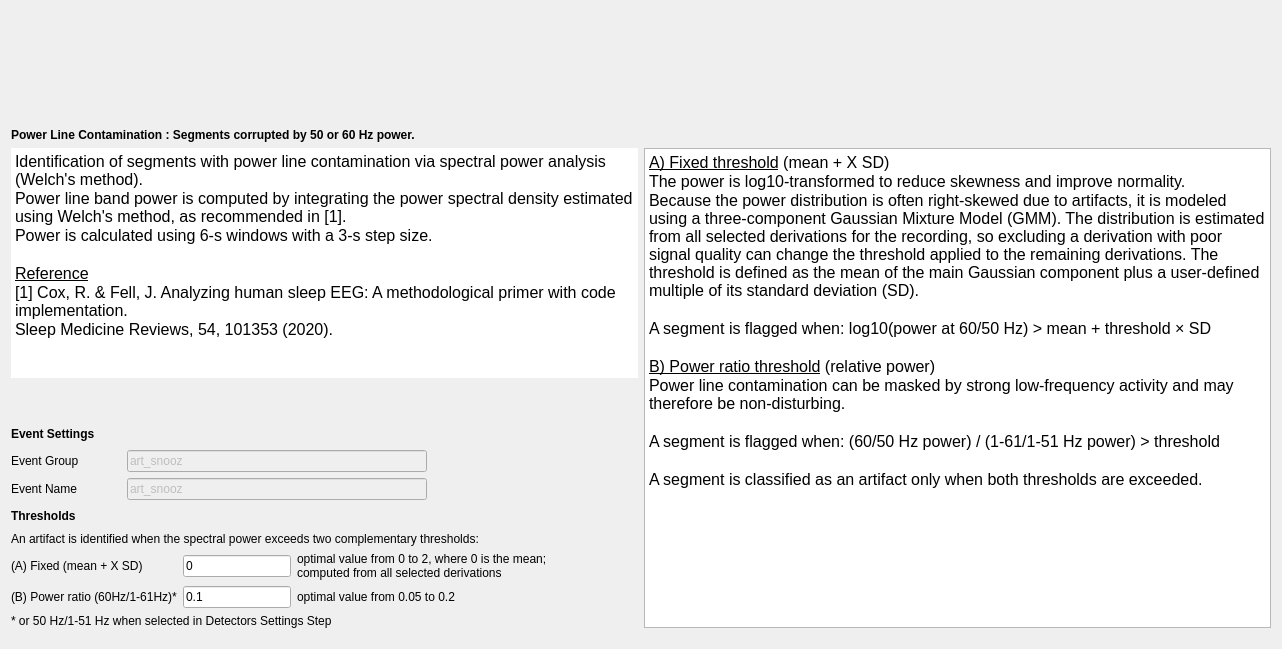
<?xml version="1.0" encoding="UTF-8"?>
<ui version="4.0">
 <class>PowerLineStep</class>
 <widget class="QWidget" name="PowerLineStep">
  <property name="geometry">
   <rect>
    <x>0</x>
    <y>0</y>
    <width>1282</width>
    <height>649</height>
   </rect>
  </property>
  <property name="windowTitle">
   <string>Form</string>
  </property>
  <layout class="QVBoxLayout" name="verticalLayout_4">
   <item>
    <widget class="QWidget" name="imageWidget" native="true">
     <property name="sizePolicy">
      <sizepolicy hsizetype="Expanding" vsizetype="Expanding">
       <horstretch>0</horstretch>
       <verstretch>0</verstretch>
      </sizepolicy>
     </property>
     <property name="minimumSize">
      <size>
       <width>0</width>
       <height>100</height>
      </size>
     </property>
     <layout class="QHBoxLayout" name="horizontalLayout">
      <item>
       <widget class="QLabel" name="label_10">
        <property name="sizePolicy">
         <sizepolicy hsizetype="Expanding" vsizetype="Preferred">
          <horstretch>0</horstretch>
          <verstretch>0</verstretch>
         </sizepolicy>
        </property>
        <property name="minimumSize">
         <size>
          <width>0</width>
          <height>0</height>
         </size>
        </property>
        <property name="maximumSize">
         <size>
          <width>16777215</width>
          <height>16777215</height>
         </size>
        </property>
        <property name="text">
         <string/>
        </property>
        <property name="scaledContents">
         <bool>true</bool>
        </property>
        <property name="alignment">
         <set>Qt::AlignmentFlag::AlignCenter</set>
        </property>
       </widget>
      </item>
     </layout>
    </widget>
   </item>
   <item>
    <widget class="QLabel" name="label_9">
     <property name="sizePolicy">
      <sizepolicy hsizetype="Preferred" vsizetype="Fixed">
       <horstretch>0</horstretch>
       <verstretch>0</verstretch>
      </sizepolicy>
     </property>
     <property name="font">
      <font>
       <italic>false</italic>
       <bold>false</bold>
      </font>
     </property>
     <property name="text">
      <string>&lt;html&gt;&lt;head/&gt;&lt;body&gt;&lt;p&gt;&lt;span style=&quot; font-weight:600;&quot;&gt;Power Line Contamination : Segments corrupted by 50 or 60 Hz power.&lt;/span&gt;&lt;/p&gt;&lt;/body&gt;&lt;/html&gt;</string>
     </property>
    </widget>
   </item>
   <item>
    <layout class="QHBoxLayout" name="horizontalLayout_4">
     <item>
      <layout class="QVBoxLayout" name="verticalLayout_3">
       <item>
        <widget class="QTextEdit" name="description_textEdit">
         <property name="sizePolicy">
          <sizepolicy hsizetype="Expanding" vsizetype="Expanding">
           <horstretch>0</horstretch>
           <verstretch>0</verstretch>
          </sizepolicy>
         </property>
         <property name="minimumSize">
          <size>
           <width>0</width>
           <height>230</height>
          </size>
         </property>
         <property name="maximumSize">
          <size>
           <width>16777215</width>
           <height>16777215</height>
          </size>
         </property>
         <property name="autoFillBackground">
          <bool>true</bool>
         </property>
         <property name="styleSheet">
          <string notr="true"/>
         </property>
         <property name="frameShape">
          <enum>QFrame::Shape::NoFrame</enum>
         </property>
         <property name="frameShadow">
          <enum>QFrame::Shadow::Sunken</enum>
         </property>
         <property name="lineWidth">
          <number>1</number>
         </property>
         <property name="readOnly">
          <bool>true</bool>
         </property>
         <property name="html">
          <string>&lt;!DOCTYPE HTML PUBLIC &quot;-//W3C//DTD HTML 4.0//EN&quot; &quot;http://www.w3.org/TR/REC-html40/strict.dtd&quot;&gt;
&lt;html&gt;&lt;head&gt;&lt;meta name=&quot;qrichtext&quot; content=&quot;1&quot; /&gt;&lt;meta charset=&quot;utf-8&quot; /&gt;&lt;style type=&quot;text/css&quot;&gt;
p, li { white-space: pre-wrap; }
hr { height: 1px; border-width: 0; }
li.unchecked::marker { content: &quot;\2610&quot;; }
li.checked::marker { content: &quot;\2612&quot;; }
&lt;/style&gt;&lt;/head&gt;&lt;body style=&quot; font-size:12pt; font-weight:400; font-style:normal;&quot;&gt;
&lt;p style=&quot; margin-top:0px; margin-bottom:0px; margin-left:0px; margin-right:0px; -qt-block-indent:0; text-indent:0px;&quot;&gt;Identification of segments with power line contamination via spectral power analysis (Welch's method). &lt;/p&gt;
&lt;p style=&quot; margin-top:0px; margin-bottom:0px; margin-left:0px; margin-right:0px; -qt-block-indent:0; text-indent:0px;&quot;&gt;Power line band power is computed by integrating the power spectral density estimated using Welch's method, as recommended in [1].&lt;/p&gt;
&lt;p style=&quot; margin-top:0px; margin-bottom:0px; margin-left:0px; margin-right:0px; -qt-block-indent:0; text-indent:0px;&quot;&gt;Power is calculated using 6-s windows with a 3-s step size. &lt;/p&gt;
&lt;p style=&quot;-qt-paragraph-type:empty; margin-top:0px; margin-bottom:0px; margin-left:0px; margin-right:0px; -qt-block-indent:0; text-indent:0px;&quot;&gt;&lt;br /&gt;&lt;/p&gt;
&lt;p style=&quot; margin-top:0px; margin-bottom:0px; margin-left:0px; margin-right:0px; -qt-block-indent:0; text-indent:0px;&quot;&gt;&lt;span style=&quot; text-decoration: underline;&quot;&gt;Reference&lt;/span&gt;&lt;/p&gt;
&lt;p style=&quot; margin-top:0px; margin-bottom:0px; margin-left:0px; margin-right:0px; -qt-block-indent:0; text-indent:0px;&quot;&gt;[1] Cox, R. &amp;amp; Fell, J. Analyzing human sleep EEG: A methodological primer with code implementation. &lt;/p&gt;
&lt;p style=&quot; margin-top:0px; margin-bottom:0px; margin-left:0px; margin-right:0px; -qt-block-indent:0; text-indent:0px;&quot;&gt;Sleep Medicine Reviews, 54, 101353 (2020).&lt;/p&gt;&lt;/body&gt;&lt;/html&gt;</string>
         </property>
        </widget>
       </item>
       <item>
        <spacer name="verticalSpacer">
         <property name="orientation">
          <enum>Qt::Orientation::Vertical</enum>
         </property>
         <property name="sizeHint" stdset="0">
          <size>
           <width>20</width>
           <height>40</height>
          </size>
         </property>
        </spacer>
       </item>
       <item>
        <layout class="QVBoxLayout" name="verticalLayout">
         <property name="sizeConstraint">
          <enum>QLayout::SizeConstraint::SetMaximumSize</enum>
         </property>
         <item>
          <widget class="QLabel" name="label_4">
           <property name="sizePolicy">
            <sizepolicy hsizetype="Preferred" vsizetype="Fixed">
             <horstretch>0</horstretch>
             <verstretch>0</verstretch>
            </sizepolicy>
           </property>
           <property name="minimumSize">
            <size>
             <width>0</width>
             <height>20</height>
            </size>
           </property>
           <property name="maximumSize">
            <size>
             <width>16777215</width>
             <height>20</height>
            </size>
           </property>
           <property name="font">
            <font>
             <italic>false</italic>
             <bold>false</bold>
            </font>
           </property>
           <property name="text">
            <string>&lt;html&gt;&lt;head/&gt;&lt;body&gt;&lt;p&gt;&lt;span style=&quot; font-weight:700;&quot;&gt;Event Settings&lt;/span&gt;&lt;/p&gt;&lt;/body&gt;&lt;/html&gt;</string>
           </property>
          </widget>
         </item>
         <item>
          <layout class="QHBoxLayout" name="horizontalLayout_2">
           <property name="sizeConstraint">
            <enum>QLayout::SizeConstraint::SetFixedSize</enum>
           </property>
           <item>
            <widget class="QLabel" name="label_3">
             <property name="sizePolicy">
              <sizepolicy hsizetype="Minimum" vsizetype="Fixed">
               <horstretch>0</horstretch>
               <verstretch>0</verstretch>
              </sizepolicy>
             </property>
             <property name="minimumSize">
              <size>
               <width>110</width>
               <height>0</height>
              </size>
             </property>
             <property name="maximumSize">
              <size>
               <width>90</width>
               <height>16777215</height>
              </size>
             </property>
             <property name="font">
              <font>
               <italic>false</italic>
               <bold>false</bold>
              </font>
             </property>
             <property name="toolTip">
              <string>In which &quot;Event Group&quot; the detected artifact are added (label in the annotation file). Go to the general Detectors Settings to edit the group.</string>
             </property>
             <property name="text">
              <string>Event Group</string>
             </property>
            </widget>
           </item>
           <item>
            <widget class="QLineEdit" name="group_lineEdit">
             <property name="enabled">
              <bool>false</bool>
             </property>
             <property name="sizePolicy">
              <sizepolicy hsizetype="Fixed" vsizetype="Fixed">
               <horstretch>0</horstretch>
               <verstretch>0</verstretch>
              </sizepolicy>
             </property>
             <property name="minimumSize">
              <size>
               <width>300</width>
               <height>0</height>
              </size>
             </property>
             <property name="maximumSize">
              <size>
               <width>300</width>
               <height>16777215</height>
              </size>
             </property>
             <property name="font">
              <font>
               <italic>false</italic>
               <bold>false</bold>
              </font>
             </property>
             <property name="toolTip">
              <string/>
             </property>
             <property name="text">
              <string>art_snooz</string>
             </property>
            </widget>
           </item>
           <item>
            <spacer name="horizontalSpacer_2">
             <property name="orientation">
              <enum>Qt::Orientation::Horizontal</enum>
             </property>
             <property name="sizeHint" stdset="0">
              <size>
               <width>40</width>
               <height>20</height>
              </size>
             </property>
            </spacer>
           </item>
          </layout>
         </item>
         <item>
          <layout class="QHBoxLayout" name="horizontalLayout_3">
           <property name="sizeConstraint">
            <enum>QLayout::SizeConstraint::SetFixedSize</enum>
           </property>
           <item>
            <widget class="QLabel" name="label_11">
             <property name="sizePolicy">
              <sizepolicy hsizetype="Minimum" vsizetype="Fixed">
               <horstretch>0</horstretch>
               <verstretch>0</verstretch>
              </sizepolicy>
             </property>
             <property name="minimumSize">
              <size>
               <width>110</width>
               <height>0</height>
              </size>
             </property>
             <property name="maximumSize">
              <size>
               <width>90</width>
               <height>16777215</height>
              </size>
             </property>
             <property name="font">
              <font>
               <italic>false</italic>
               <bold>false</bold>
              </font>
             </property>
             <property name="toolTip">
              <string>The event name of the detected artifact based on the absolute power. Go to the general Detectors Settings to edit the name.</string>
             </property>
             <property name="text">
              <string>Event Name</string>
             </property>
            </widget>
           </item>
           <item>
            <widget class="QLineEdit" name="name_rel_lineEdit">
             <property name="enabled">
              <bool>false</bool>
             </property>
             <property name="sizePolicy">
              <sizepolicy hsizetype="Fixed" vsizetype="Fixed">
               <horstretch>0</horstretch>
               <verstretch>0</verstretch>
              </sizepolicy>
             </property>
             <property name="minimumSize">
              <size>
               <width>300</width>
               <height>0</height>
              </size>
             </property>
             <property name="maximumSize">
              <size>
               <width>300</width>
               <height>16777215</height>
              </size>
             </property>
             <property name="font">
              <font>
               <italic>false</italic>
               <bold>false</bold>
              </font>
             </property>
             <property name="toolTip">
              <string/>
             </property>
             <property name="text">
              <string>art_snooz</string>
             </property>
            </widget>
           </item>
           <item>
            <spacer name="horizontalSpacer_3">
             <property name="orientation">
              <enum>Qt::Orientation::Horizontal</enum>
             </property>
             <property name="sizeHint" stdset="0">
              <size>
               <width>40</width>
               <height>20</height>
              </size>
             </property>
            </spacer>
           </item>
          </layout>
         </item>
        </layout>
       </item>
       <item>
        <layout class="QVBoxLayout" name="verticalLayout_2">
         <property name="sizeConstraint">
          <enum>QLayout::SizeConstraint::SetFixedSize</enum>
         </property>
         <item>
          <widget class="QLabel" name="label">
           <property name="minimumSize">
            <size>
             <width>0</width>
             <height>20</height>
            </size>
           </property>
           <property name="maximumSize">
            <size>
             <width>16777215</width>
             <height>20</height>
            </size>
           </property>
           <property name="font">
            <font>
             <italic>false</italic>
             <bold>false</bold>
            </font>
           </property>
           <property name="text">
            <string>&lt;html&gt;&lt;head/&gt;&lt;body&gt;&lt;p&gt;&lt;span style=&quot; font-weight:700;&quot;&gt;Thresholds &lt;/span&gt;&lt;/p&gt;&lt;/body&gt;&lt;/html&gt;</string>
           </property>
          </widget>
         </item>
         <item>
          <widget class="QLabel" name="label_8">
           <property name="font">
            <font>
             <italic>false</italic>
             <bold>false</bold>
            </font>
           </property>
           <property name="text">
            <string>An artifact is identified when the spectral power exceeds two complementary thresholds:</string>
           </property>
          </widget>
         </item>
         <item>
          <layout class="QGridLayout" name="gridLayout">
           <item row="0" column="1">
            <widget class="QLineEdit" name="tresh_abs_lineEdit">
             <property name="maximumSize">
              <size>
               <width>250</width>
               <height>16777215</height>
              </size>
             </property>
             <property name="font">
              <font>
               <italic>false</italic>
               <bold>false</bold>
              </font>
             </property>
             <property name="text">
              <string>0</string>
             </property>
            </widget>
           </item>
           <item row="0" column="0">
            <widget class="QLabel" name="label_2">
             <property name="minimumSize">
              <size>
               <width>0</width>
               <height>0</height>
              </size>
             </property>
             <property name="font">
              <font>
               <italic>false</italic>
               <bold>false</bold>
              </font>
             </property>
             <property name="text">
              <string>(A) Fixed (mean + X SD)</string>
             </property>
             <property name="textFormat">
              <enum>Qt::TextFormat::RichText</enum>
             </property>
            </widget>
           </item>
           <item row="1" column="2">
            <widget class="QLabel" name="label_12">
             <property name="text">
              <string>optimal value from 0.05 to 0.2</string>
             </property>
            </widget>
           </item>
           <item row="0" column="3">
            <spacer name="horizontalSpacer">
             <property name="orientation">
              <enum>Qt::Orientation::Horizontal</enum>
             </property>
             <property name="sizeHint" stdset="0">
              <size>
               <width>40</width>
               <height>20</height>
              </size>
             </property>
            </spacer>
           </item>
           <item row="1" column="1">
            <widget class="QLineEdit" name="thresh_rel_lineEdit">
             <property name="maximumSize">
              <size>
               <width>250</width>
               <height>16777215</height>
              </size>
             </property>
             <property name="font">
              <font>
               <italic>false</italic>
               <bold>false</bold>
              </font>
             </property>
             <property name="text">
              <string>0.1</string>
             </property>
            </widget>
           </item>
           <item row="1" column="0">
            <widget class="QLabel" name="label_6">
             <property name="font">
              <font>
               <italic>false</italic>
               <bold>false</bold>
              </font>
             </property>
             <property name="text">
              <string>&lt;html&gt;&lt;head/&gt;&lt;body&gt;&lt;p&gt;(B) Power ratio (60Hz/1-61Hz)*&lt;/p&gt;&lt;/body&gt;&lt;/html&gt;</string>
             </property>
             <property name="textFormat">
              <enum>Qt::TextFormat::RichText</enum>
             </property>
            </widget>
           </item>
           <item row="0" column="2">
            <widget class="QLabel" name="label_7">
             <property name="text">
              <string>optimal value from 0 to 2, where 0 is the mean;
computed from all selected derivations</string>
             </property>
            </widget>
           </item>
          </layout>
         </item>
         <item>
          <widget class="QLabel" name="label_5">
           <property name="font">
            <font>
             <italic>false</italic>
             <bold>false</bold>
            </font>
           </property>
           <property name="text">
            <string>* or 50 Hz/1-51 Hz when selected in Detectors Settings Step</string>
           </property>
          </widget>
         </item>
        </layout>
       </item>
      </layout>
     </item>
     <item>
      <widget class="QTextEdit" name="settings_textEdit">
       <property name="minimumSize">
        <size>
         <width>0</width>
         <height>0</height>
        </size>
       </property>
       <property name="maximumSize">
        <size>
         <width>16777215</width>
         <height>16777215</height>
        </size>
       </property>
       <property name="focusPolicy">
        <enum>Qt::FocusPolicy::NoFocus</enum>
       </property>
       <property name="contextMenuPolicy">
        <enum>Qt::ContextMenuPolicy::NoContextMenu</enum>
       </property>
       <property name="acceptDrops">
        <bool>false</bool>
       </property>
       <property name="autoFillBackground">
        <bool>true</bool>
       </property>
       <property name="styleSheet">
        <string notr="true"/>
       </property>
       <property name="frameShape">
        <enum>QFrame::Shape::StyledPanel</enum>
       </property>
       <property name="frameShadow">
        <enum>QFrame::Shadow::Sunken</enum>
       </property>
       <property name="lineWidth">
        <number>2</number>
       </property>
       <property name="verticalScrollBarPolicy">
        <enum>Qt::ScrollBarPolicy::ScrollBarAlwaysOff</enum>
       </property>
       <property name="horizontalScrollBarPolicy">
        <enum>Qt::ScrollBarPolicy::ScrollBarAlwaysOff</enum>
       </property>
       <property name="readOnly">
        <bool>true</bool>
       </property>
       <property name="html">
        <string>&lt;!DOCTYPE HTML PUBLIC &quot;-//W3C//DTD HTML 4.0//EN&quot; &quot;http://www.w3.org/TR/REC-html40/strict.dtd&quot;&gt;
&lt;html&gt;&lt;head&gt;&lt;meta name=&quot;qrichtext&quot; content=&quot;1&quot; /&gt;&lt;meta charset=&quot;utf-8&quot; /&gt;&lt;style type=&quot;text/css&quot;&gt;
p, li { white-space: pre-wrap; }
hr { height: 1px; border-width: 0; }
li.unchecked::marker { content: &quot;\2610&quot;; }
li.checked::marker { content: &quot;\2612&quot;; }
&lt;/style&gt;&lt;/head&gt;&lt;body style=&quot; font-size:12pt; font-weight:400; font-style:normal;&quot;&gt;
&lt;p style=&quot; margin-top:0px; margin-bottom:0px; margin-left:0px; margin-right:0px; -qt-block-indent:0; text-indent:0px;&quot;&gt;&lt;span style=&quot; text-decoration: underline;&quot;&gt;A) Fixed threshold&lt;/span&gt;&lt;span style=&quot; color:#000000;&quot;&gt; (mean + X SD)&lt;/span&gt;&lt;/p&gt;
&lt;p style=&quot; margin-top:0px; margin-bottom:0px; margin-left:0px; margin-right:0px; -qt-block-indent:0; text-indent:0px;&quot;&gt;The power is log10-transformed to reduce skewness and improve normality.&lt;/p&gt;
&lt;p style=&quot; margin-top:0px; margin-bottom:0px; margin-left:0px; margin-right:0px; -qt-block-indent:0; text-indent:0px;&quot;&gt;Because the power distribution is often right-skewed due to artifacts, it is modeled using a three-component Gaussian Mixture Model (GMM). The distribution is estimated from all selected derivations for the recording, so excluding a derivation with poor signal quality can change the threshold applied to the remaining derivations. The threshold is defined as the mean of the main Gaussian component plus a user-defined multiple of its standard deviation (SD).&lt;/p&gt;
&lt;p style=&quot;-qt-paragraph-type:empty; margin-top:0px; margin-bottom:0px; margin-left:0px; margin-right:0px; -qt-block-indent:0; text-indent:0px;&quot;&gt;&lt;br /&gt;&lt;/p&gt;
&lt;p style=&quot; margin-top:0px; margin-bottom:0px; margin-left:0px; margin-right:0px; -qt-block-indent:0; text-indent:0px;&quot;&gt;A segment is flagged when: log10(power at 60/50 Hz) &amp;gt; mean + threshold × SD&lt;/p&gt;
&lt;p style=&quot;-qt-paragraph-type:empty; margin-top:0px; margin-bottom:0px; margin-left:0px; margin-right:0px; -qt-block-indent:0; text-indent:0px;&quot;&gt;&lt;br /&gt;&lt;/p&gt;
&lt;p style=&quot; margin-top:0px; margin-bottom:0px; margin-left:0px; margin-right:0px; -qt-block-indent:0; text-indent:0px;&quot;&gt;&lt;span style=&quot; text-decoration: underline;&quot;&gt;B) Power ratio threshold&lt;/span&gt; (relative power)&lt;/p&gt;
&lt;p style=&quot; margin-top:0px; margin-bottom:0px; margin-left:0px; margin-right:0px; -qt-block-indent:0; text-indent:0px;&quot;&gt;Power line contamination can be masked by strong low-frequency activity and may therefore be non-disturbing.&lt;/p&gt;
&lt;p style=&quot;-qt-paragraph-type:empty; margin-top:0px; margin-bottom:0px; margin-left:0px; margin-right:0px; -qt-block-indent:0; text-indent:0px;&quot;&gt;&lt;br /&gt;&lt;/p&gt;
&lt;p style=&quot; margin-top:0px; margin-bottom:0px; margin-left:0px; margin-right:0px; -qt-block-indent:0; text-indent:0px;&quot;&gt;A segment is flagged when: (60/50 Hz power) / (1-61/1-51 Hz power) &amp;gt; threshold&lt;/p&gt;
&lt;p style=&quot;-qt-paragraph-type:empty; margin-top:0px; margin-bottom:0px; margin-left:0px; margin-right:0px; -qt-block-indent:0; text-indent:0px;&quot;&gt;&lt;br /&gt;&lt;/p&gt;
&lt;p style=&quot; margin-top:0px; margin-bottom:0px; margin-left:0px; margin-right:0px; -qt-block-indent:0; text-indent:0px;&quot;&gt;A segment is classified as an artifact only when both thresholds are exceeded.&lt;/p&gt;&lt;/body&gt;&lt;/html&gt;</string>
       </property>
      </widget>
     </item>
    </layout>
   </item>
   <item>
    <spacer name="verticalSpacer_3">
     <property name="orientation">
      <enum>Qt::Orientation::Vertical</enum>
     </property>
     <property name="sizeType">
      <enum>QSizePolicy::Policy::Preferred</enum>
     </property>
     <property name="sizeHint" stdset="0">
      <size>
       <width>20</width>
       <height>10</height>
      </size>
     </property>
    </spacer>
   </item>
  </layout>
 </widget>
 <resources>
  <include location="../../../../../snooz-toolbox/src/main/python/ui/themes/themes.qrc"/>
 </resources>
 <connections/>
 <slots>
  <slot>on_choose()</slot>
  <slot>on_input_format_changed()</slot>
 </slots>
</ui>
